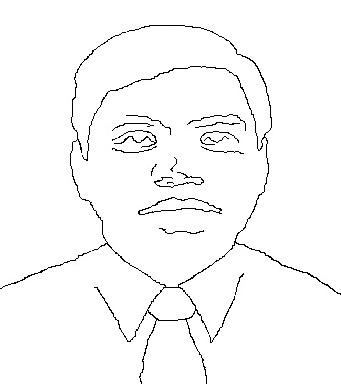
#> input picture Image/prof_low_actual.png, 341 x 384 px
$ python draw.py
#> lines starting #> are read from the running program, lines starting #| are printed output that depends on the picture; after the words box and inside, x2 and y2 are one past the last pixel; in counts of white or black regions, pixels touching at a corner belong together
### skip.py
import numpy as np

def skip(arr,height_move,height_draw):
    arr1 = [] #new array

    a = 0 #initialise
    i = 0
    while i < len(arr):
        y = arr[i][0]
        x = arr[i][1]
        h = arr[i][2]

        if h == height_move: #when height is h_move
            try:
                if arr[i + 1][2] == height_move:
                    xn = arr[i + 1][1]
                    yn = arr[i + 1][0]
                    if (xn - x)**2  + (yn - y)**2 < 3:
                        i = i + 1
                    else:
                        arr1.append(arr[i])
                else:
                    arr1.append(arr[i])
            except IndexError:
                arr1.append(arr[i])
            a = 1

        elif h == height_draw and a == 1: #first h_draw point after h_move, dont need to remove
            arr1.append(arr[i])
            a = 2

        elif arr[i+1][2] == height_move:
            arr1.append(arr[i])

        elif h == height_draw and (a in range(2,8)): #remove 3 points continuosly,if height is h_draw
            if a == 7:
                a =1
            else:
                a = a+1
        i += 1
    # [24 lines of commented-out code are left out]

    return arr1

# [9 lines that do not run on import are left out]
    # print(type(test))
    # output=skip(test,9,0)
    # print(output)

### draw.py
import pdb
import time

import cv2
import numpy as np

import matplotlib.pyplot as plt
from mpl_toolkits.mplot3d import Axes3D

from skip import skip


'''
Canny Edge Detector: http://bigwww.epfl.ch/demo/ip/demos/edgeDetector/
Invert the color: https://pinetools.com/invert-image-colors
'''

class Drawer(object):
    """Instance of this class find the best path for inverse kinematics

    # Constructor Arguments:
        filename: input image absolute filepath.
        h_draw: height of end-effector while drawing.
        h_move: height of end-effector while moving.

    # Methods:
        find_closest
        findPathUtils
        findPath
        draw
    """
    @staticmethod
    def find_closest(pts, point):
        """This static method find the closest pixel from the current pixel to continue
        drawing when the current pixel does not have any neighbouring pixel with value 0

        # Arguments:
            pts: all remaining pixels' coordinates.
            point: the current pixel coordinates.
        """
        pts_arr = np.array(list(pts))
        dist_2 = np.sum((pts_arr - point) ** 2, axis=1)
        return pts_arr[np.argmin(dist_2)]

    def __init__ (self, filename, h_draw, h_move,display):
        self.h_draw = h_draw
        self.h_move = h_move
        self.display = display

        # Read image from path in grayscale
        self.arr = cv2.imread(filename, cv2.IMREAD_GRAYSCALE)

        #flipimage
        self.arr = cv2.flip(self.arr, 1)

        # (h, w) = self.arr.shape[:2]
        # (cX, cY) = (w / 2, h / 2)

        # # grab the rotation matrix (applying the negative of the
        # # angle to rotate clockwise), then grab the sine and cosine
        # # (i.e., the rotation components of the matrix)
        # M = cv2.getRotationMatrix2D((cX, cY), 90, 1.0)
        # cos = np.abs(M[0, 0])
        # sin = np.abs(M[0, 1])

        # # compute the new bounding dimensions of the image
        # nW = int((h * sin) + (w * cos))
        # nH = int((h * cos) + (w * sin))

        # # adjust the rotation matrix to take into account translation
        # M[0, 2] += (nW / 2) - cX
        # M[1, 2] += (nH / 2) - cY

        # # perform the actual rotation and return the image
        # self.arr = cv2.warpAffine(self.arr, M, (nW, nH))

        # Convert gray pixels into black
        self.arr[self.arr < 150] = 0

        # Find all black pixels
        self.pts = set(map(tuple, np.argwhere(self.arr == 0)))

    def findPathUtils(self, y, x):
        """Recursively (Depth-first search approach) visit remaining pixels.
        # Arguments:
            y: row index (height) of pixel
            x: column index (width) of pixel
        # Return:
            None
        """
        if self.point is None:
            self.path.append((y, x, self.h_move))
        else:
            self.pts.remove((y, x))
            if self.path[-1][2] == self.h_move:
                self.path.append((y, x, self.h_move))
        self.path.append((y, x, self.h_draw))
        self.point = (y, x)
        self.arr[y][x] = 255 # Mark pixel as visited

        flag = False

        # Check out all 8 neighbouring pixels
        for i in range(-1, 2):
            for j in range(-1, 2):
                try: # Handle IndexError exceptions (when pixel is at edge of image)
                    if self.arr[y + i][x + j] == 0 and (y + i, x + j) in self.pts: # If pixel is not visited
                        self.findPathUtils(y + i, x + j)
                        flag = True
                except Exception as e:
                    # print(e)
                    pass
        if not flag:
            self.path.append((y, x, self.h_move))

    def findPath(self):
        """Find the path (to-be-drawn pixels coordinates in specific order) that optimize
        inverse kinematics computation.
        # Arguments:
            None
        # Return:
            None
        """
        self.point = None
        self.path = []
        while (self.pts): # While there are still points we have not visited
            # print(len(self.pts))
            if self.point is None: # If the first point is visited
                y, x = self.pts.pop()
            else:
                # When we visit a pixel with non-zero neighbours, we find the
                # closest remaining pixel to continue drawing.
                y, x = self.find_closest(self.pts, self.point)

            self.findPathUtils(y, x)

    def draw(self):
        if(self.display):
            cv2.namedWindow("test", cv2.WINDOW_NORMAL)
            a = 0
            for y, x, h in self.path:
                a +=1
                print(a)
                print("y, x, h = {}, {}, {}".format(y, x, h))
                self.arr[y, x] = 0
                cv2.imshow("test", self.arr)
                key = cv2.waitKey(10) # Pause for 3 seconds before fetching next image
                if key == 27: # If ESC is pressed, exit loop
                    cv2.destroyAllWindows()
                    break
            cv2.imwrite("output.png",self.arr)
        return self.path

def plot(arr,plot,plot_2D):
    '''
    arr: array that need to be plotted out
    plot: set True to display the ploy
    plot_2D: set True to plot the 2D diagram, else 3D
    '''
    y=[]
    x=[]
    z=[]

    two_D_plot = plot_2D

    for i in arr:
        y.append(i[0])
        x.append(i[1])
        z.append(i[2])

    max_y = max(y)
    min_y = min(y)
    max_x = max(x)
    min_x = min(x)
    offset_x = (max_x+min_x)/2
    offset_y = (max_y+min_y)/2
    print("In x-axis, Max: {} Min: {} Offset: {}.".format(max_x,min_x,(max_x+min_x)/2))
    print("In y-axis, Max: {} Min: {} Offset: {}.".format(max_y,min_y,(max_y+min_y)/2))

    """
    Adjust offset_x and offset_y to make sure x in between 12 & 30 and y in between -15 & 15
    """
    counter = 0
    adjust_offset = True
    while(adjust_offset):
        if(min_x+offset_x < 13 or max_x+offset_x > 35 or min_y-offset_y<-15 or max_y-offset_y>15):
            print("Exceed the Drawing Workspace. Please RESIZE the input image.")
        else:
            print("New offset_x after adjustment: {}.".format(offset_x))
            break
        offset_x+=1
        counter+=1
        adjust_offset = (counter<=10)

        if(counter==11):
            print("Auto adjust Fail. Exit the code. Please set the counter to a higher value or check the offset_y.")

    if plot:
        if two_D_plot:
            plt.title('Output Points forom Drawing')
            plt.scatter([i-offset_y for i in y],[i+offset_x for i in x])
        else:
            fig = plt.figure()
            ax = fig.add_subplot(111, projection='3d')
            ax.plot(arr[:,1],arr[:,0],arr[:,2])
            ax.scatter(arr[0,1],arr[0,0],arr[0,2],marker="o")       # Starting Point
            ax.scatter(arr[-1,1],arr[-1,0],arr[-1,2],marker="x")    # Ending Point
        plt.show()

    return offset_y,offset_x


def main():
    H_move = 8.0
    H_draw = 1.3
    # filename = "Image/untitled.png"
    filename = "Image/prof_low_actual.png"
    drawer = Drawer(filename, H_draw,H_move,False)
#> in __init__, self.arr is the input picture: shape (384, 341); min 0, max 255, mean 248.9
#> in __init__, `self.arr = cv2.flip(self.arr, 1)`:
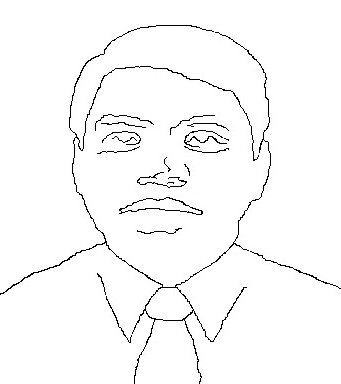
#> self.arr: shape (384, 341); min 0, max 255, mean 248.9
#> in __init__, `self.arr[self.arr < 150] = 0`: self.arr: shape (384, 341); 1.03% of pixels changed, all inside (x1, y1, x2, y2) = (1, 25, 341, 384)
#> in __init__, `self.pts = set(map(tuple, np.argwhere(self.arr == 0)))`: self.pts = 3007 items
    drawer.findPath()
#> the loop in findPath, `while (self.pts):` made 20 passes
#> (y, x) on passes 1 to 9: (258, 264), (287, 246), (336, 131), (294, 105), (231, 137), (209, 145), (185, 183), (183, 173), (171, 168)
    arr = drawer.draw()
    print("Number of point to IK: {}".format(len(arr)))
#| Number of point to IK: 3555
    arr=np.asarray(arr)         # <type 'numpy.ndarray'>

    # Factor x coordinate & y coordinate
    for i in arr:
        i[0] = i[0]*0.05
        i[1] = i[1]*0.05
#> this loop made 3555 passes
    arr = np.round(arr,1)

    arr = arr.tolist()
    arr = skip(arr,drawer.h_move,drawer.h_draw)
    arr=np.asarray(arr)
    # arr = arr[200:]

    print("After F Number of point to IK: {}".format(len(arr)))
#| After F Number of point to IK: 756

    '''
    Workspace Region
    '''
    # min_X = 10
    # max_X = 30
    # min_Y =-15
    # max_Y = 15
    # arr = [[min_X,max_Y,H_move],
    #             [min_X,max_Y,H_draw],
    #             [min_X,min_Y,H_draw],
    #             [max_X,min_Y,H_draw],
    #             [max_X,max_Y,H_draw],
    #             [min_X,max_Y,H_draw],
    #             [min_X,max_Y,H_move]]
    # arr=np.asarray(arr)

    plot(arr,True,False)         # set True to plot 2D graph
#> the loop in plot, `for i in arr:` made 756 passes
#> i on passes 1 to 3: [12.9, 13.2, 8], [12.9, 13.2, 1.3], [12.7, 12.9, 1.3]
#| In x-axis, Max: 17.0 Min: 0.0 Offset: 8.5.
#| In y-axis, Max: 19.2 Min: 1.2 Offset: 10.2.
#> the loop in plot, `while(adjust_offset):` made 6 passes
#| New offset_x after adjustment: 13.5.
#> in plot, `plt.show()`:
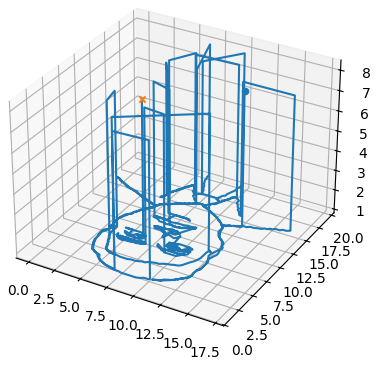
#> figure drawn by matplotlib, 1 panel


if __name__ == "__main__":
    main()

$ run again, with Image/Love.png copied over Image/prof_low_actual.png
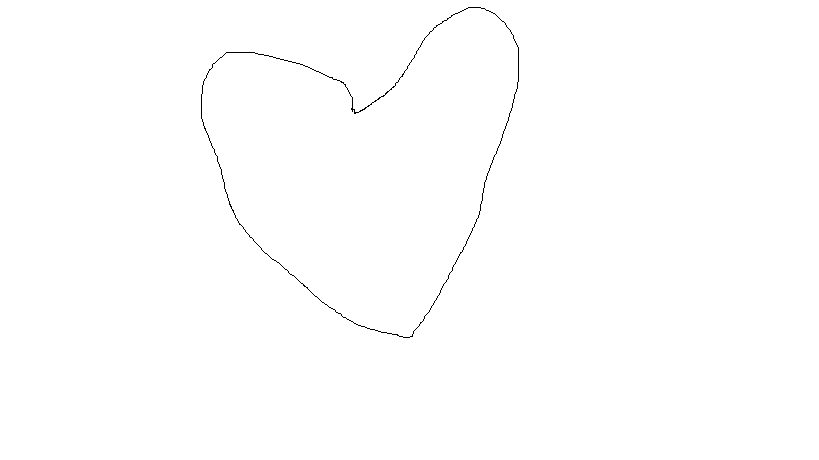
#> input picture Image/Love.png, 819 x 460 px
#> in __init__, `self.arr = cv2.flip(self.arr, 1)`:
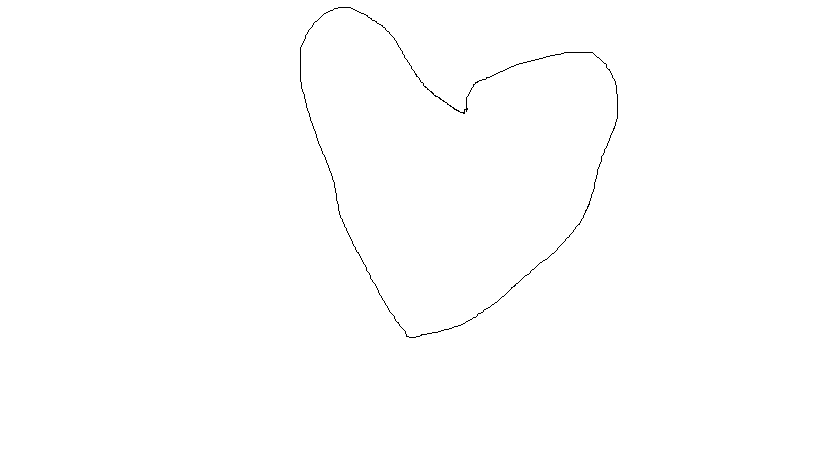
#> self.arr: shape (460, 819); 99.7% white; black in thin lines or dots, all inside (x1, y1, x2, y2) = (300, 7, 618, 338)
#> in __init__, `self.pts = set(map(tuple, np.argwhere(self.arr == 0)))`: self.pts = 1030 items
#> the loop in findPath, `while (self.pts):` made 1 pass
#> (y, x) on pass 1: (52, 586)
#> after the loop in findPath, `while (self.pts):`: self.pts = 0 items
#> in main, `arr = drawer.draw()`: arr = 1092 items, first 6: (52, 586, 8), (52, 586, 1.3), (52, 585, 1.3), (52, 584, 1.3), (52, 583, 1.3), (52, 582, 1.3)
#| Number of point to IK: 1092
#> in main, `arr=np.asarray(arr)         # <type 'numpy.ndarray'>`: arr = 1092 rows, first 8: [52, 586, 8], [52, 586, 1.3], [52, 585, 1.3], [52, 584, 1.3], [52, 583, 1.3], [52, 582, 1.3], [52, 581, 1.3], [52, 580, 1.3]
#> the loop in main, `for i in arr:` made 1092 passes
#> in main, `arr = np.round(arr,1)`: arr = 1092 rows, first 8: [2.6, 29.3, 8], [2.6, 29.3, 1.3], [2.6, 29.2, 1.3], [2.6, 29.2, 1.3], [2.6, 29.2, 1.3], [2.6, 29.1, 1.3], [2.6, 29, 1.3], [2.6, 29, 1.3]
#> in main, `arr = arr.tolist()`: arr = 1092 items, first 6: [2.6, 29.3, 8], [2.6, 29.3, 1.3], [2.6, 29.2, 1.3], [2.6, 29.2, 1.3], [2.6, 29.2, 1.3], [2.6, 29.1, 1.3]
#> the loop in skip, `while i < len(arr):` made 1069 passes
#> (y, x, h, a) on passes 1 to 8: (2.6, 29.3, 8, 1), (2.6, 29.3, 1.3, 2), (2.6, 29.2, 1.3, 3), (2.6, 29.2, 1.3, 4), (2.6, 29.2, 1.3, 5), (2.6, 29.1, 1.3, 6), (2.6, 29, 1.3, 7), (2.6, 29, 1.3, 1)
#> after the loop in skip, `while i < len(arr):`: arr1 = 195 items, first 6: [2.6, 29.3, 8], [2.6, 29.3, 1.3], [2.6, 29, 1.3], [2.6, 28.6, 1.3], [2.6, 28.2, 1.3], [2.7, 27.9, 1.3]; i = 1092; xn = 29.4; yn = 2.6
#> in main, `arr = skip(arr,drawer.h_move,drawer.h_draw)`: arr has the same summary as arr1 in skip
#> in main, `arr=np.asarray(arr)`: arr = 195 rows, first 8: [2.6, 29.3, 8], [2.6, 29.3, 1.3], [2.6, 29, 1.3], [2.6, 28.6, 1.3], [2.6, 28.2, 1.3], [2.7, 27.9, 1.3], [2.8, 27.6, 1.3], [2.8, 27.2, 1.3]
#| After F Number of point to IK: 195
#> the loop in plot, `for i in arr:` made 195 passes
#> after the loop in plot, `for i in arr:`: x = 195 values, max 30.8 at index 132, min 15 at index 50, mean 22.98; y = 195 values, max 16.8 at index 92, min 0.4 at index 41, mean 7.32; z = 195 values, max 8 at index 0, min 1.3 at index 1, mean 1.85
#> max_y = 16.8
#> min_y = 0.4
#> max_x = 30.8
#> min_x = 15
#> in plot, `offset_x = (max_x+min_x)/2`: offset_x = 22.9
#> offset_y = 8.6
#| In x-axis, Max: 30.8 Min: 15.0 Offset: 22.9.
#| In y-axis, Max: 16.8 Min: 0.4 Offset: 8.6.
#> the loop in plot, `while(adjust_offset):` made 11 passes
#> offset_x on passes 1 to 8: 23.9, 24.9, 25.9, 26.9, 27.9, 28.9, 29.9, 30.9
#> after the loop in plot, `while(adjust_offset):`: counter = 11; offset_x = 33.9
#> in plot, `plt.show()`:
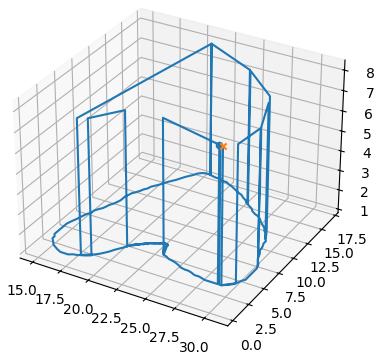
#> figure drawn by matplotlib, 1 panel

$ run again, with Image/circle1.png copied over Image/prof_low_actual.png
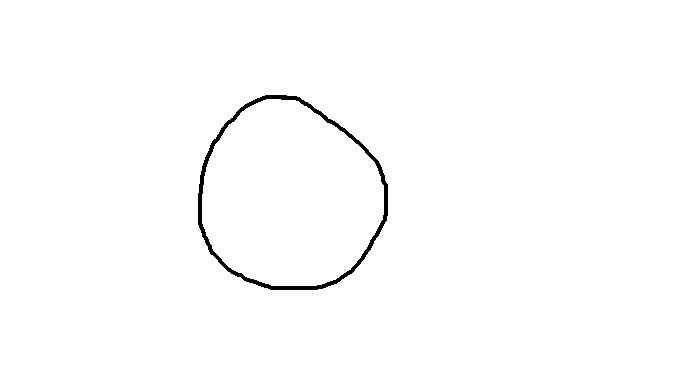
#> input picture Image/circle1.png, 683 x 384 px
#> in __init__, `self.arr = cv2.flip(self.arr, 1)`:
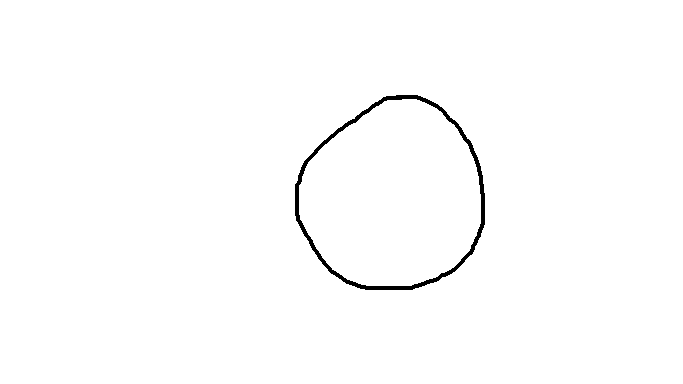
#> self.arr: shape (384, 683); 99.1% white; 1 black region, box (x1, y1, x2, y2) and area: (295, 95, 485, 290) 2360
#> in __init__, `self.pts = set(map(tuple, np.argwhere(self.arr == 0)))`: self.pts = 2360 items
#> the loop in findPath, `while (self.pts):` made 2 passes
#> (y, x) on passes 1 to 2: (245, 474), (252, 316)
#> after the loop in findPath, `while (self.pts):`: self.pts = 0 items
#> in main, `arr = drawer.draw()`: arr = 2498 items, first 6: (245, 474, 8), (245, 474, 1.3), (244, 473, 1.3), (243, 473, 1.3), (242, 473, 1.3), (241, 474, 1.3)
#| Number of point to IK: 2498
#> in main, `arr=np.asarray(arr)         # <type 'numpy.ndarray'>`: arr = 2498 rows, first 8: [245, 474, 8], [245, 474, 1.3], [244, 473, 1.3], [243, 473, 1.3], [242, 473, 1.3], [241, 474, 1.3], [240, 474, 1.3], [239, 474, 1.3]
#> the loop in main, `for i in arr:` made 2498 passes
#> in main, `arr = np.round(arr,1)`: arr = 2498 rows, first 8: [12.2, 23.7, 8], [12.2, 23.7, 1.3], [12.2, 23.7, 1.3], [12.2, 23.7, 1.3], [12.1, 23.7, 1.3], [12, 23.7, 1.3], [12, 23.7, 1.3], [12, 23.7, 1.3]
#> in main, `arr = arr.tolist()`: arr = 2498 items, first 6: [12.2, 23.7, 8], [12.2, 23.7, 1.3], [12.2, 23.7, 1.3], [12.2, 23.7, 1.3], [12.1, 23.7, 1.3], [12, 23.7, 1.3]
#> the loop in skip, `while i < len(arr):` made 2432 passes
#> (y, x, h, a) on passes 1 to 8: (12.2, 23.7, 8, 1), (12.2, 23.7, 1.3, 2), (12.2, 23.7, 1.3, 3), (12.2, 23.7, 1.3, 4), (12.1, 23.7, 1.3, 5), (12, 23.7, 1.3, 6), (12, 23.7, 1.3, 7), (12, 23.7, 1.3, 1)
#> after the loop in skip, `while i < len(arr):`: arr1 = 422 items, first 6: [12.2, 23.7, 8], [12.2, 23.7, 1.3], [11.9, 23.8, 1.3], [11.6, 23.9, 1.3], [11.2, 24, 1.3], [10.9, 24, 1.3]; i = 2498; xn = 21.8; yn = 14
#> in main, `arr = skip(arr,drawer.h_move,drawer.h_draw)`: arr has the same summary as arr1 in skip
#> in main, `arr=np.asarray(arr)`: arr = 422 rows, first 8: [12.2, 23.7, 8], [12.2, 23.7, 1.3], [11.9, 23.8, 1.3], [11.6, 23.9, 1.3], [11.2, 24, 1.3], [10.9, 24, 1.3], [10.5, 24, 1.3], [10.2, 24, 1.3]
#| After F Number of point to IK: 422
#> the loop in plot, `for i in arr:` made 422 passes
#> after the loop in plot, `for i in arr:`: x = 422 values, max 24.2 at index 102, min 14.8 at index 269, mean 19.7; y = 422 values, max 14.4 at index 361, min 4.8 at index 24, mean 10.08; z = 422 values, max 8 at index 0, min 1.3 at index 1, mean 1.4
#> max_y = 14.4
#> min_y = 4.8
#> max_x = 24.2
#> min_x = 14.8
#> in plot, `offset_x = (max_x+min_x)/2`: offset_x = 19.5
#> offset_y = 9.6
#| In x-axis, Max: 24.2 Min: 14.8 Offset: 19.5.
#| In y-axis, Max: 14.4 Min: 4.8 Offset: 9.6.
#> the loop in plot, `while(adjust_offset):` made 11 passes
#> offset_x on passes 1 to 8: 20.5, 21.5, 22.5, 23.5, 24.5, 25.5, 26.5, 27.5
#> after the loop in plot, `while(adjust_offset):`: counter = 11; offset_x = 30.5
#> in plot, `plt.show()`:
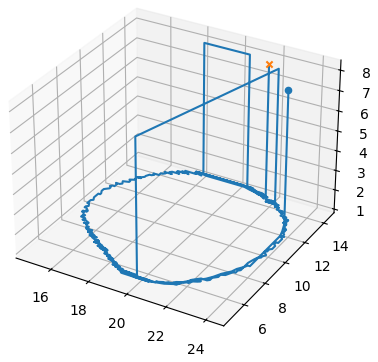
#> figure drawn by matplotlib, 1 panel
